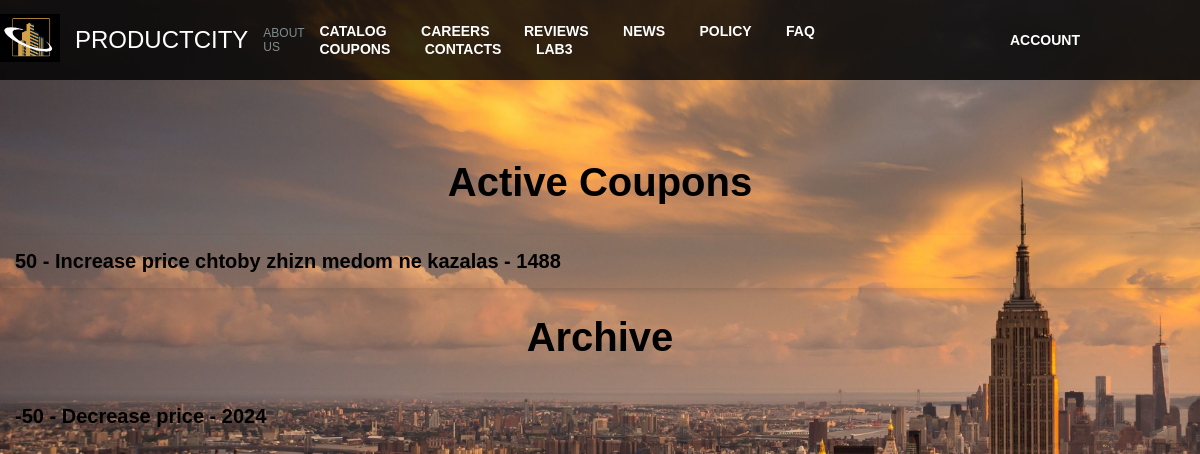
The page /coupons on the database its author committed.
### base/models.py (models this page shows)
class Coupon(models.Model):
    title = models.CharField(max_length=50, null=False)
    description = models.TextField(max_length=100, null=False)
    number = models.CharField(max_length=20, null=False)
    active = models.BooleanField(default=True, verbose_name='Active')

### base/views.py (the view)
# urls.py: path("coupons", views.coupons),
def coupons(request):
    active_coupons = Coupon.objects.filter(active=True)
    inactive_coupons = Coupon.objects.filter(active=False)
    return render(request, "base/coupons.html", {'active_coupons': active_coupons, 'inactive_coupons': inactive_coupons})

### base/templates/base/coupons.html (shortened to what this page needs)
{% extends "base.html" %}
{% load static %}
{% block content %}
<body>
    <h1>Active Coupons</h1>
    <ul>
        {% for coupon in active_coupons %}
            <li>{{ coupon.title }} - {{ coupon.description }} - {{ coupon.number }}</li>
        {% endfor %}
    </ul>
    <h1>Archive</h1>
    <ul>
        {% for coupon in inactive_coupons %}
            <li>{{ coupon.title }} - {{ coupon.description }} - {{ coupon.number }}</li>
        {% endfor %}
    </ul>
</body>
</html>
{%endblock%}

### static/css/navbar_style.css (style rules this page uses)
html, body { margin: 0; padding: 0; width: 100%; height: 100%; }

### base/templates/base/coupons.html (style rules this page uses)
body { font-family: 'Gilman', sans-serif; background-color: #f7f9fc; }
h1 { color: black; text-align: center; font-size: 2.5em; margin-bottom: 20px; padding-bottom: 10px; }
ul { list-style-type: none; padding: 0; margin: 0; }
li { border-radius: 5px; padding: 15px; margin: 10px 0; box-shadow: 0 2px 5px rgba(0, 0, 0, 0.1); transition: transform 0.3s; font-size: 20px; font-weight: bold; }

### rows shown on the page
Coupon: title "50", description "Increase price chtoby zhizn medom ne kazalas", number "1488"
Coupon: title "-50", description "Decrease price", number "2024"
